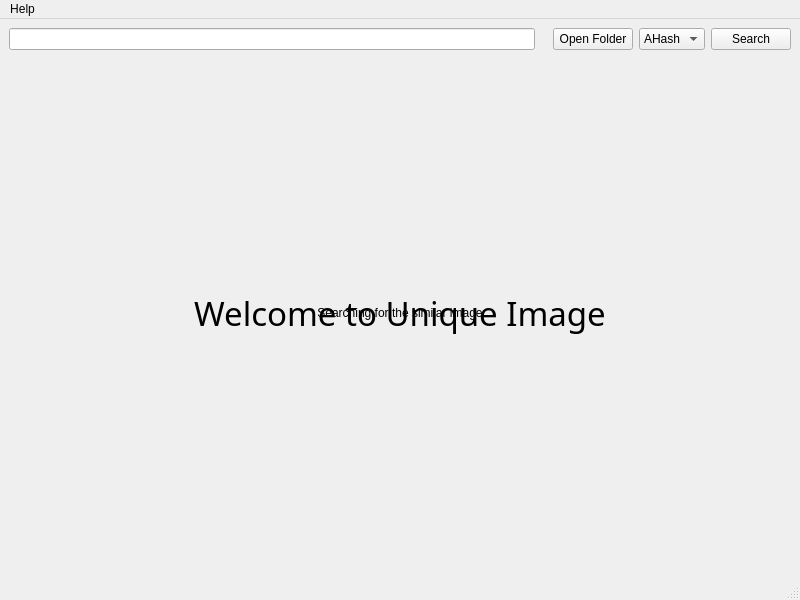
<?xml version="1.0" encoding="UTF-8"?>
<ui version="4.0">
 <class>uniqimg</class>
 <widget class="QMainWindow" name="uniqimg">
  <property name="geometry">
   <rect>
    <x>0</x>
    <y>0</y>
    <width>800</width>
    <height>600</height>
   </rect>
  </property>
  <property name="windowTitle">
   <string>UniqImg</string>
  </property>
  <widget class="QWidget" name="centralwidget">
   <layout class="QGridLayout" name="gridLayout_2">
    <item row="0" column="0">
     <widget class="QLineEdit" name="editPath"/>
    </item>
    <item row="0" column="3">
     <widget class="QPushButton" name="buttonOpen">
      <property name="text">
       <string>Open Folder</string>
      </property>
     </widget>
    </item>
    <item row="0" column="5">
     <widget class="QPushButton" name="buttonSearch">
      <property name="text">
       <string>Search</string>
      </property>
     </widget>
    </item>
    <item row="0" column="4">
     <widget class="QComboBox" name="comboAlg">
      <item>
       <property name="text">
        <string>AHash</string>
       </property>
      </item>
      <item>
       <property name="text">
        <string>PHash</string>
       </property>
      </item>
     </widget>
    </item>
    <item row="1" column="0" colspan="6">
     <layout class="QGridLayout" name="gridShow">
      <item row="0" column="0">
       <widget class="QLabel" name="labelWait">
        <property name="text">
         <string>Searching for the similar image</string>
        </property>
        <property name="alignment">
         <set>Qt::AlignCenter</set>
        </property>
       </widget>
      </item>
      <item row="0" column="0">
       <widget class="QLabel" name="labelWel">
        <property name="font">
         <font>
          <family>HVD Bodedo</family>
          <pointsize>25</pointsize>
         </font>
        </property>
        <property name="text">
         <string>Welcome to Unique Image</string>
        </property>
        <property name="alignment">
         <set>Qt::AlignCenter</set>
        </property>
       </widget>
      </item>
     </layout>
    </item>
   </layout>
  </widget>
  <widget class="QMenuBar" name="menubar">
   <property name="geometry">
    <rect>
     <x>0</x>
     <y>0</y>
     <width>800</width>
     <height>25</height>
    </rect>
   </property>
   <widget class="QMenu" name="menuHelp">
    <property name="title">
     <string>Help</string>
    </property>
    <addaction name="actionUser_Guide"/>
    <addaction name="separator"/>
    <addaction name="actionAbout"/>
   </widget>
   <addaction name="menuHelp"/>
  </widget>
  <widget class="QStatusBar" name="statusbar"/>
  <action name="actionUser_Guide">
   <property name="text">
    <string>User Guide</string>
   </property>
  </action>
  <action name="actionAbout">
   <property name="text">
    <string>About</string>
   </property>
  </action>
 </widget>
 <resources/>
 <connections/>
</ui>
